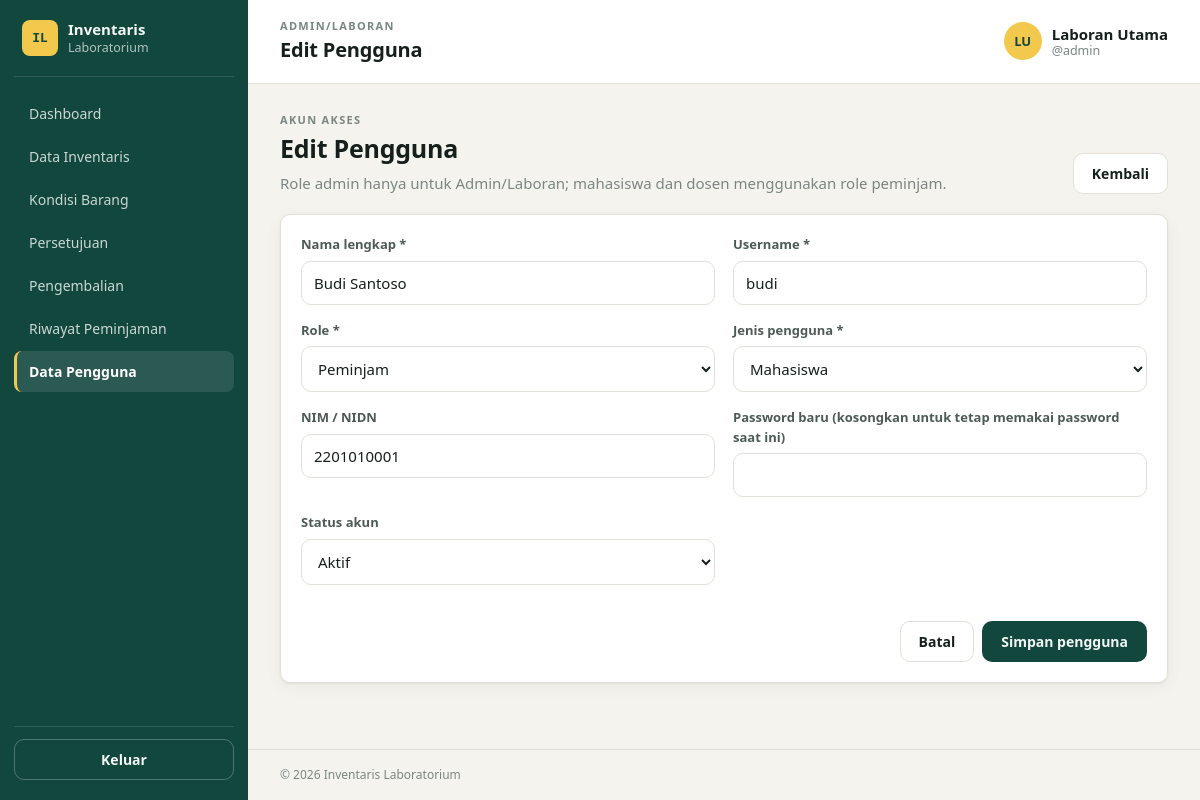
Page /admin/pengguna_form.php?id=2 (signed in) on the committed database.
### tables this page shows
CREATE TABLE users (
  id            INT UNSIGNED AUTO_INCREMENT PRIMARY KEY,
  full_name     VARCHAR(100) NOT NULL,
  username      VARCHAR(50)  NOT NULL,
  password_hash VARCHAR(255) NOT NULL,              
  role          ENUM('admin','peminjam') NOT NULL DEFAULT 'peminjam',
  identity_no   VARCHAR(30)  NULL,                  
  user_type     ENUM('laboran','mahasiswa','dosen') NOT NULL DEFAULT 'mahasiswa',
  is_active     TINYINT(1)   NOT NULL DEFAULT 1,    
  created_at    DATETIME     NOT NULL DEFAULT CURRENT_TIMESTAMP,
  updated_at    DATETIME     NOT NULL DEFAULT CURRENT_TIMESTAMP ON UPDATE CURRENT_TIMESTAMP,
  CONSTRAINT uq_users_username UNIQUE (username)
);

### includes/helpers.php (called while the page is built, shortened)
<?php
require_once __DIR__ . '/../config/database.php';
function e($value): string
{
    return htmlspecialchars((string)$value, ENT_QUOTES, 'UTF-8');
}
function url(string $path = ''): string
{
    return BASE_URL . '/' . ltrim($path, '/');
}
function valid_nonnegative_int($value): ?int
{
    $parsed = filter_var((string)$value, FILTER_VALIDATE_INT);
    return $parsed !== false && $parsed >= 0 ? $parsed : null;
}

### auth/session.php (called while the page is built, shortened)
<?php
require_once __DIR__ . '/../includes/helpers.php';
function current_user(): ?array
{
    return $_SESSION['user'] ?? null;
}
function require_login(): array
{
    $user = current_user();
    $expired = isset($_SESSION['last_activity']) && time() - $_SESSION['last_activity'] > SESSION_TIMEOUT;
    if ($user && !$expired) {
        $stmt = db()->prepare('SELECT role, is_active FROM users WHERE id = ?');
        $stmt->execute([$user['id']]);
        $row = $stmt->fetch();
        if ($row && (int)$row['is_active'] === 1) {
            return $_SESSION['user'];
        }
    }
}
function require_role(string $role): array
{
    $user = require_login();
    return $user;
}

### config/database.php (called while the page is built, shortened)
<?php
function db(): PDO
{
    static $pdo = null;
    if ($pdo === null) {
        $dsn = sprintf('mysql:host=%s;port=%s;dbname=%s;charset=%s', DB_HOST, DB_PORT, DB_NAME, DB_CHARSET);
        try {
            $pdo = new PDO($dsn, DB_USER, DB_PASS, [
                PDO::ATTR_ERRMODE            => PDO::ERRMODE_EXCEPTION,
                PDO::ATTR_DEFAULT_FETCH_MODE => PDO::FETCH_ASSOC,
                PDO::ATTR_EMULATE_PREPARES   => false,
            ]);
        } catch (PDOException $e) {
            http_response_code(500);
            exit('Koneksi database gagal. Periksa config/config.php dan pastikan MySQL XAMPP aktif.');
        }
    }
    return $pdo;
}

### admin/pengguna_form.php (the view, shortened to what this page needs)
<?php
require_once __DIR__ . '/../auth/session.php';
require_once __DIR__ . '/../includes/helpers.php';
$user=require_role('admin');
$id=valid_nonnegative_int($_GET['id'] ?? '0');if($id===null){http_response_code(400);exit('ID pengguna tidak valid.');}
$row=['id'=>0,'full_name'=>'','username'=>'','role'=>'peminjam','identity_no'=>'','user_type'=>'mahasiswa','is_active'=>1];
if($id>0){$stmt=db()->prepare('SELECT id,full_name,username,role,identity_no,user_type,is_active FROM users WHERE id=?');$stmt->execute([$id]);$found=$stmt->fetch();if(!$found){http_response_code(404);exit('Pengguna tidak ditemukan.');}$row=$found;}
$pageTitle=$id>0?'Edit Pengguna':'Tambah Pengguna';$activeMenu='pengguna';require __DIR__.'/../layouts/header.php';
?>
<section class="page-heading"><div><p class="eyebrow">Akun akses</p><h2><?= e($pageTitle) ?></h2><p class="muted">Role admin hanya untuk Admin/Laboran; mahasiswa dan dosen menggunakan role peminjam.</p></div><a class="btn btn-light" href="<?= e(url('admin/pengguna.php')) ?>">Kembali</a></section>
<section class="card form-card"><form method="post" action="<?= e(url('admin/pengguna_action.php')) ?>"><div class="form-grid">
<label class="field"><span>Nama lengkap *</span><input name="full_name" maxlength="100" required value="<?= e($row['full_name']) ?>"></label><label class="field"><span>Username *</span><input name="username" maxlength="50" required autocomplete="username" value="<?= e($row['username']) ?>"></label><label class="field"><span>Role *</span><select name="role"><option value="peminjam"<?= $row['role']==='peminjam'?' selected':'' ?>>Peminjam</option><option value="admin"<?= $row['role']==='admin'?' selected':'' ?>>Admin/Laboran</option></select></label><label class="field"><span>Jenis pengguna *</span><select name="user_type"><option value="mahasiswa"<?= $row['user_type']==='mahasiswa'?' selected':'' ?>>Mahasiswa</option><option value="dosen"<?= $row['user_type']==='dosen'?' selected':'' ?>>Dosen</option><option value="laboran"<?= $row['user_type']==='laboran'?' selected':'' ?>>Laboran</option></select></label><label class="field"><span>NIM / NIDN</span><input name="identity_no" maxlength="30" value="<?= e($row['identity_no']) ?>"></label><label class="field"><span><?= $id>0?'Password baru (kosongkan untuk tetap memakai password saat ini)':'Password *' ?></span><input type="password" name="password" <?= $id>0?'':'required' ?> autocomplete="new-password"></label>
<?php if($id>0): ?><label class="field"><span>Status akun</span><select name="is_active"><option value="1"<?= (int)$row['is_active']===1?' selected':'' ?>>Aktif</option><option value="0"<?= (int)$row['is_active']===0?' selected':'' ?>>Nonaktif</option></select></label><?php endif; ?></div><div class="form-actions"><a class="btn btn-light" href="<?= e(url('admin/pengguna.php')) ?>">Batal</a><button class="btn" type="submit">Simpan pengguna</button></div></form></section>
<?php require __DIR__.'/../layouts/footer.php'; ?>

### layouts/header.php (shortened to what this page needs)
<?php
$pageTitle  = $pageTitle  ?? 'Dashboard';
$roleLabel  = $user['role'] === 'admin' ? 'Admin/Laboran' : ucfirst($user['user_type']);
$initials   = strtoupper(implode('', array_map(fn($w) => $w[0] ?? '', array_slice(explode(' ', preg_replace('/^(Dr\.|Prof\.)\s*/', '', $user['full_name'])), 0, 2))));
?>
<!DOCTYPE html>
<html lang="id">
<head>
  <link rel="stylesheet" href="<?= e(url('assets/css/style.css')) ?>">
</head>
<body>
<div class="app">
  <?php require __DIR__ . '/sidebar.php'; ?>
  <div class="main">
    <header class="topbar">
      <div class="topbar-title">
        <p class="eyebrow"><?= e($roleLabel) ?></p>
        <h1><?= e($pageTitle) ?></h1>
      </div>
      <div class="topbar-user">
        <span class="avatar"><?= e($initials) ?></span>
        <span class="user-meta">
          <strong><?= e($user['full_name']) ?></strong>
          <small>@<?= e($user['username']) ?></small>
        </span>
      </div>
    </header>
    <main class="content">

### assets/css/style.css (style rules this page uses)
:root { --ink: #15201d; --ink-soft: #4d5a56; --muted: #7a8683; --paper: #f5f3ee; --surface: #ffffff; --line: #e3e0d8; --primary: #12473d; --primary-2: #1c6656; --primary-ink: #f3f7f5; --tag: #f2c94c; --success: #1f7a4a; --success-bg: #e4f3ea; --info: #1f5f8b; --info-bg: #e3eef7; --warning: #8a6100; --warning-bg: #fbf0d2; --danger: #a8322a; --danger-bg: #f8e3e1; --radius: 10px; --shadow: 0 1px 2px rgba(21,32,29,.06), 0 4px 16px rgba(21,32,29,.05); --font: "Segoe UI", "Helvetica Neue", Arial, sans-serif; --mono: "Cascadia Mono", "Consolas", "SFMono-Regular", monospace; }
* { box-sizing: border-box; }
html, body { margin: 0; }
body { font-family: var(--font); background: var(--paper); color: var(--ink); font-size: 15px; line-height: 1.5; }
a { color: var(--primary-2); }
h1, h2, h3 { margin: 0; letter-spacing: -.01em; }
.muted { color: var(--muted); }
.eyebrow { margin: 0; font-size: 11px; font-weight: 700; letter-spacing: .12em; text-transform: uppercase; color: var(--muted); }
.btn { display: inline-flex; align-items: center; justify-content: center; gap: 6px; padding: 10px 18px; border: 1px solid transparent; border-radius: var(--radius); background: var(--primary); color: var(--primary-ink); font: 600 14px var(--font); cursor: pointer; text-decoration: none; transition: background .15s; }
.field { display: block; margin-bottom: 16px; }
.field > span { display: block; font-size: 13px; font-weight: 600; margin-bottom: 6px; color: var(--ink-soft); }
.field input { width: 100%; padding: 11px 12px; border: 1px solid var(--line); border-radius: var(--radius); font: 15px var(--font); background: #fff; color: var(--ink); }
.app { display: flex; min-height: 100vh; }
.main { flex: 1; min-width: 0; display: flex; flex-direction: column; }
.topbar { display: flex; align-items: center; gap: 16px; padding: 18px 32px; background: var(--surface); border-bottom: 1px solid var(--line); }
.topbar-title { flex: 1; }
.topbar-title h1 { font-size: 20px; }
.topbar-user { display: flex; align-items: center; gap: 10px; }
.avatar { width: 38px; height: 38px; border-radius: 50%; background: var(--tag); color: var(--primary); display: grid; place-items: center; font-weight: 800; font-size: 13px; }
.user-meta { display: grid; line-height: 1.2; }
.user-meta small { color: var(--muted); }
.content { padding: 28px 32px; flex: 1; }
.card { background: var(--surface); border: 1px solid var(--line); border-radius: var(--radius); padding: 20px; box-shadow: var(--shadow); }
.page-heading { display:flex; justify-content:space-between; align-items:flex-end; gap:16px; flex-wrap:wrap; margin-bottom:20px; }
.page-heading h2 { font-size:25px; margin:2px 0 4px; }
.page-heading .muted { margin:0; }
.filter-actions, .form-actions { display:flex; align-items:center; gap:8px; flex-wrap:wrap; }
.btn-light { background:var(--surface); color:var(--ink); border-color:var(--line); }
.field select, .field textarea, .category-inline input { width:100%; padding:11px 12px; border:1px solid var(--line); border-radius:var(--radius); font:15px var(--font); background:var(--surface); color:var(--ink); }
.form-card { max-width:900px; }
.form-grid { display:grid; grid-template-columns:repeat(2,minmax(0,1fr)); gap:0 18px; }
.form-actions { justify-content:flex-end; margin-top:20px; }

### rows in the picture
users: role "ADMIN/LABORAN", role "LU", role "Laboran Utama", role "admin"
users: full_name "Budi Santoso", username "budi", role "Peminjam", user_type "Mahasiswa", identity_no "2201010001", is_active "Aktif"

### other values in the picture
$m['label'] "Dashboard"
$m['label'] "Data Inventaris"
$m['label'] "Kondisi Barang"
$m['label'] "Persetujuan"
$m['label'] "Pengembalian"
$m['label'] "Riwayat Peminjaman"
$m['label'] "Data Pengguna"
$pageTitle "Edit Pengguna"
APP_NAME "Inventaris Laboratorium"
